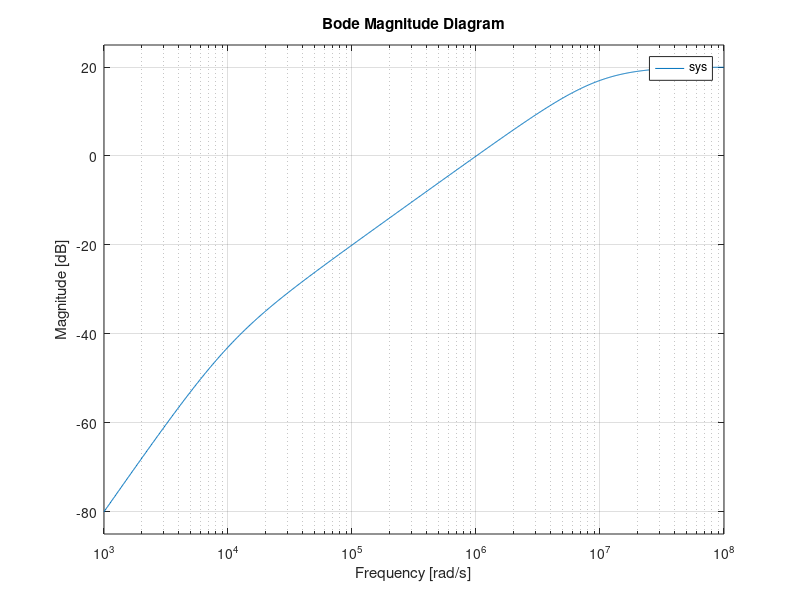

This chart was generated by the following MATLAB code:
clc
close all
clear all

numerator = [-10 0 0];
denominator = [1 1.001*10^7 10^11]
sys = tf(numerator, denominator)
bodemag(sys)